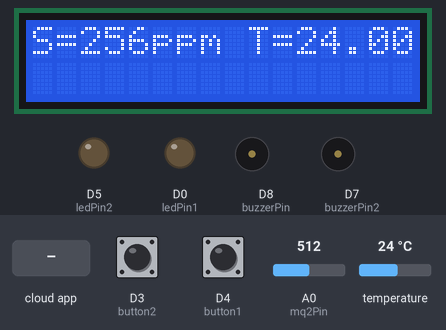
A sketch run on a simulated ESP8266 (NodeMCU). Shown: 16×2 character LCD, output pins drawn as LEDs (lit = HIGH), buzzer (waves = sounding, pin HIGH). The test bench sets the inputs (shaded band); at power-on: D4 (button1) HIGH, A0 (mq2Pin) = 512, D3 (button2) HIGH, temperature 24 °C. WiFi joins after 1.5 s; servers stay silent unless stated; the modem accepts every AT command (registered, SIM ready, sends succeed) and sends nothing else; the Firebase database answers and starts empty; what the sketch prints to the serial monitor is not drawn.

Above: at 8.1 s.
8.2 s: D4 (button1) pulled LOW for 0.15 s
At 11.3 s:
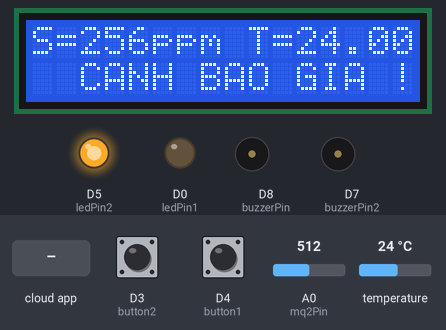
17.6 s: the phone or cloud app sets BaoChayTD to 1
At 26.5 s:
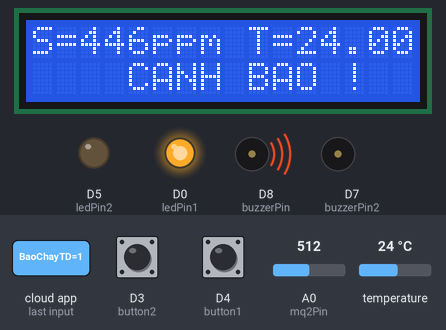
26.8 s: A0 (mq2Pin) set to 190
At 30.9 s:
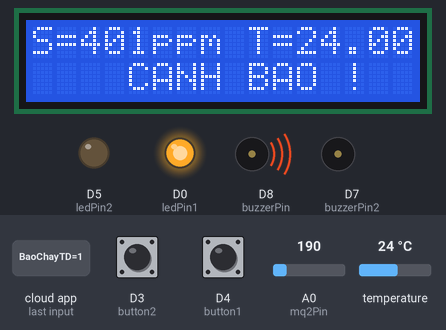
36.0 s: D3 (button2) pulled LOW for 0.15 s
At 38.0 s:
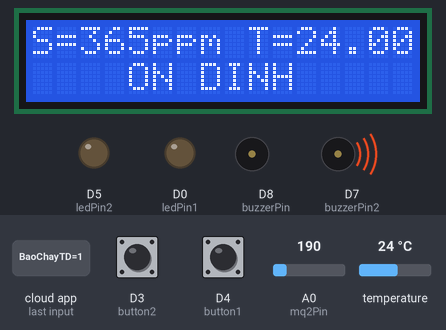
45.4 s: the phone or cloud app sets BaoChayTD to 0
At 53.4 s:
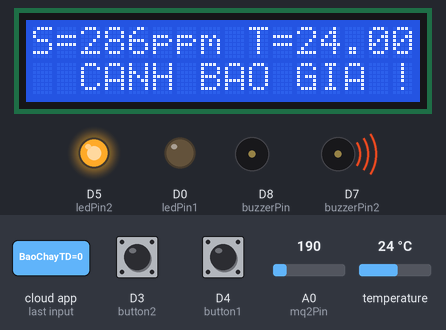
54.6 s: temperature set to 12 °C
At 57.5 s:
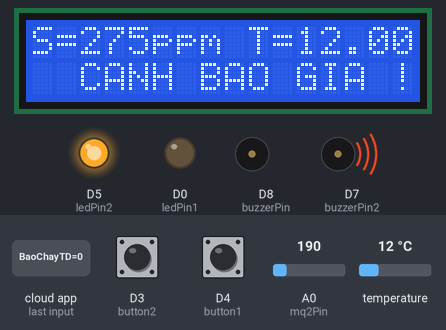
Timing chart, 0 to 59.0 s (numbered marks = the images above; inputs shaded):
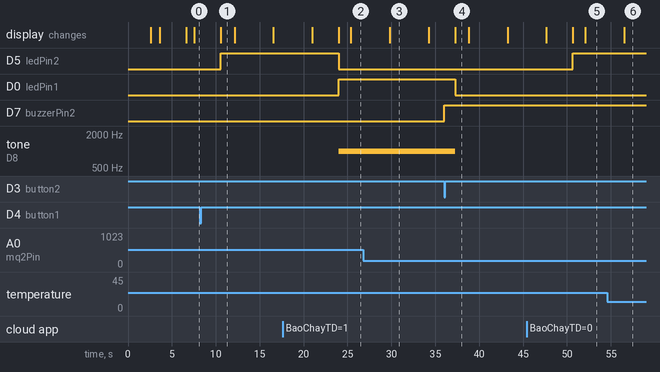

Measured:
- after the input at 8.2 s, D5 (ledPin2): LOW → HIGH after 2.4 s; the display: changes after 2.4 s (image 1)
- after the input at 17.6 s, D5 (ledPin2): HIGH → LOW after 6.4 s; D0 (ledPin1): LOW → HIGH after 6.4 s; tone on D8 (buzzerPin): silent → 1000 Hz after 6.4 s; the display: first differs from a run without the input after 6.4 s (image 2 shows a later state)
- after the input at 36.0 s, D7 (buzzerPin2): LOW → HIGH at once
- after the input at 45.4 s, D5 (ledPin2): LOW → HIGH after 5.3 s; the display: first differs from a run without the input after 5.3 s (image 5 shows a later state)
- what the display in image 1 shows lasts 1.5 s, from 10.6 s to 12.1 s
- what the display in image 3 shows lasts 4.4 s, from 29.8 s to 34.2 s

The sketch:

Doan5_CanhbaoChay.ino
```cpp
#include <ESP8266WiFi.h>
#include "FirebaseESP8266.h"
#include <DNSServer.h>
#include <SD.h>
#include <WiFiManager.h>
#include <ESP8266WebServer.h>
#include "ArduinoJson.h"
#include <SimpleKalmanFilter.h>
#include <LiquidCrystal_I2C.h>
#include <Wire.h>
#include <OneWire.h>
#include <DallasTemperature.h>
#include <SoftwareSerial.h>
#define ONE_WIRE_BUS D6
#define FIREBASE_HOST "https://appflutterdoan5-default-rtdb.firebaseio.com/" //Without http:// or https:// schemes
#define FIREBASE_AUTH "7fJICJWUH7ELM4U4TbwqVU63MAjoIAx5ZbmCxY5u"
OneWire oneWire(ONE_WIRE_BUS);
DallasTemperature sensors(&oneWire);
SimpleKalmanFilter bo_loc(2, 2, 0.001);
LiquidCrystal_I2C lcd(0x27,16,2);
WiFiManager wifiManager;
SoftwareSerial mySerial(1,3);
// Khai báo các chân kết nối
const int mq2Pin = A0; //A0
const int buzzerPin = 15; //D8
const int ledPin1 = 16; //D0
const int ledPin2 = 14; //D5
const int button1 = 2; //D4
const int button2 = 0; //D3
const int buzzerPin2 = 13; //D7

// Giá trị ngưỡng cho mức khí độc
int smokeThreshold = 400;
bool cookingMode = true;
bool buttonState1 = false;
bool buttonState2 = false;
unsigned long timeDelay = millis();

FirebaseData firebaseData;
String path = "";

String SDT = "0886371936";
int sms;

void updateSerial()
{
  delay(500);
  while (Serial.available())
  {
    mySerial.write(Serial.read());//Forward what Serial received to Software Serial Port
  }
  while (mySerial.available())
  {
    Serial.write(mySerial.read());//Forward what Software Serial received to Serial Port
  }
}

//void init_sim800(){
//  delay(18000);
//GSMSerial.println("AT");delay(1500);// ;KIEM TRA DUONG TRUYEN
//GSMSerial.println("AT+CMGF=1"); delay(1500);/// DINH DANG DU LIEU KIEU TEXT
//GSMSerial.println("AT+CNMI=2,2,0,0,0"); delay(1500);// THIET LAP THONG BAO CHO TRUYEN NHAN
//GSMSerial.println("AT+CSAS"); delay(1500);//LUU THIET LAP
//}

void setup() {
  // Khởi tạo cổng Serial
  mySerial.begin(9600);
  Serial.begin(9600);
  Serial.println("Initializing...");
  delay(1000);
  // Khởi tạo chân kết nối cho các thiết bị
  pinMode(mq2Pin, INPUT);
  pinMode(buzzerPin, OUTPUT);
  pinMode(buzzerPin2, OUTPUT);
  pinMode(button1, INPUT_PULLUP);
  pinMode(button2, INPUT_PULLUP);
  pinMode(ledPin1, OUTPUT);
  pinMode(ledPin2, OUTPUT);
  sensors.begin();
  wifiManager.resetSettings();

  if (!wifiManager.autoConnect("AutoConecterESP8266")) {
    Serial.println("Failed to connect, we should reset as see if it connects");
    delay(3000);
    ESP.restart();
    delay(5000);
  }

  while(WiFi.status() != WL_CONNECTED){
    Serial.print(".");
    delay(500);
  }

  Serial.println("connected...yeey :)");
  Serial.println("local ip");
  Serial.println(WiFi.localIP());

  Firebase.begin(FIREBASE_HOST, FIREBASE_AUTH);// Kết nối tới firebase
  Firebase.reconnectWiFi(true);

  Wire.begin(D2,D1);
  lcd.init();
  lcd.clear();
  lcd.backlight();
  lcd.setCursor(0,0);
  lcd.print("  SMOKE SENSOR ");
  delay(1000);
  lcd.setCursor(0,1);
  lcd.print("  WARNING UP ! ");
  delay(3000); // allow the MQ-6 to warm up
  lcd.clear();
  lcd.setCursor(0,0);
  lcd.print("S=");
  lcd.setCursor(9,0);
  lcd.print("T=");
  Firebase.setBool(firebaseData, "/TUDONG/BaoChayTD", cookingMode);
}


// Hàm bật, tắt còi
ICACHE_RAM_ATTR void Coi(){
  if(millis() - timeDelay > 200){
    digitalWrite(buzzerPin2, !digitalRead(buzzerPin2));
    buttonState1 = true;
    timeDelay = millis();
  }
}

ICACHE_RAM_ATTR void TuDong(){
  if ((millis() - timeDelay) > 200) {
    cookingMode = !cookingMode;
    buttonState2 = true;
    timeDelay = millis();
  }
}

//void Gsm_MakeSMS(String comment){
//  GSMSerial.print("AT+CMGS=\""); //gui tin nhan
//  GSMSerial.print(SDT);
//  GSMSerial.print("\"\r\n");
//  delay(3000);
//  GSMSerial.print(comment);
//  GSMSerial.prinzzzzzzt((char)26); // Gui Ctrl+Z hay 26 de ket thuc noi dung tin nhan va gui tin di
//  delay(3000);
//}

void loop() {
  // Đọc giá trị từ cảm biến MQ2
  int smoke = analogRead(mq2Pin);
  smoke = bo_loc.updateEstimate(smoke);
  sensors.requestTemperatures();
  // In giá trị lên Serial Monitor để theo dõi

  lcd.setCursor(2,0);
  lcd.print(smoke);
  lcd.print("ppm");

  lcd.setCursor(11,0);
  lcd.print(sensors.getTempCByIndex(0));
//  lcd.print("°C");

  Serial.print("Nhiet Do: ");
  Serial.print(sensors.getTempCByIndex(0));
  Serial.print("°C  |");
  Serial.print("  Khoi: ");
  Serial.print(smoke);
  Serial.println("ppm");

  attachInterrupt(button2, Coi, FALLING);
  attachInterrupt(button1, TuDong, FALLING);

  mySerial.println("AT"); //Once the handshake test is successful, it will back to OK
  updateSerial();
  mySerial.println("AT+CMGF=1"); // Configuring TEXT mode
  updateSerial();
  mySerial.println("AT+CMGS=\"+84886371936\"");//change ZZ with country code and xxxxxxxxxxx with phone number to sms
  updateSerial();
  mySerial.print("Canh bao chay !!!"); //text content sms
  updateSerial();
  mySerial.write(26);
  delay(1000);

  if (cookingMode) {
    if (smoke > smokeThreshold) {
      tone(buzzerPin, 1000);
      digitalWrite(ledPin1, HIGH);
      digitalWrite(ledPin2, LOW);
      lcd.setCursor(2,1);
      lcd.print("  CANH BAO !     ");
    } else {
      noTone(buzzerPin);
      digitalWrite(ledPin1, LOW);
      digitalWrite(ledPin2, LOW);
      lcd.setCursor(2,1);
      lcd.print("  ON DINH      ");
    }
  } else {
    if (smoke > 0) {
      noTone(buzzerPin);
      digitalWrite(ledPin1, LOW);
      digitalWrite(ledPin2, HIGH);
      lcd.setCursor(2,1);
      lcd.print("CANH BAO GIA !    ");
//      if(sms==0){
//        Gsm_MakeSMS("Cảnh báo giả !");
//        sms=1;// giá trị này giúp việc gửi tn chỉ diễn ra 1 lần, bạn có thể tùy tỉnh
//      }
    }
  }

  /////////////////////////////////////////////////////////////////////// Ghi Firebase //////////////////////////////////////////////////////////

  Firebase.setInt(firebaseData, path + "/TUDONG/Khoi", smoke);
  Firebase.setFloat(firebaseData, path + "/TUDONG/Nhietdo", sensors.getTempCByIndex(0));

  if (buttonState1){
    Firebase.setBool(firebaseData, path + "/TUDONG/BaoChayTC", digitalRead(buzzerPin2));
    buttonState1 = false;
  }

  if (buttonState2){
    Firebase.setBool(firebaseData, path + "/TUDONG/BaoChayTD", cookingMode);
    buttonState2 = false;
  }


  ////////////////////////////////////////////////////////////////////////// Đọc từ firebase ///////////////////////////////////////////////////////////////

  if (Firebase.getBool(firebaseData, path + "/TUDONG/BaoChayTC") == true){
    bool state1 = firebaseData.to<bool>();
    if(state1 == true)  digitalWrite(buzzerPin2, HIGH);
    else  digitalWrite(buzzerPin2, LOW);
  }

  if(Firebase.getBool(firebaseData, path + "/TUDONG/BaoChayTD") == true){
    bool state2 = firebaseData.to<bool>();
    cookingMode = state2;
  }
}
```
